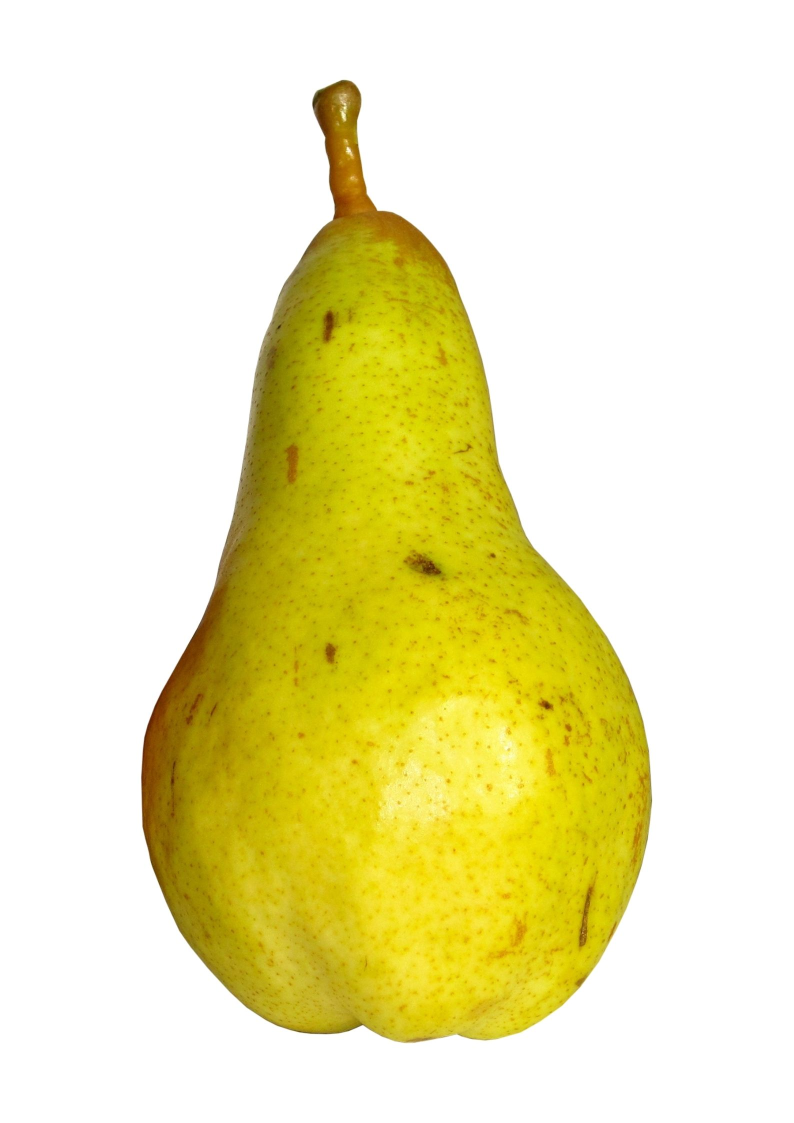
#> input picture PARTB/FLASH CARD MATERIAL/FLASH CARD/3.jpg, 1587 x 2245 px, found by its file name (shown at 1/2 size); its folder holds 4 pictures in this run
$ python OCR_.py
#> lines starting #> are read from the running program, lines starting #| are printed output that depends on the picture
import os
import cv2
folderpath = "FLASH CARD"
mylist = os.listdir(folderpath)
mylist.sort()##sorting
print(mylist)

show=cv2.imread(mylist[2],1)
#> show is the input picture: shape (2245, 1587, 3); mean B, G, R 177.4, 232, 237.6
bigger = cv2.resize(show, (600, 600))##resizimg the image
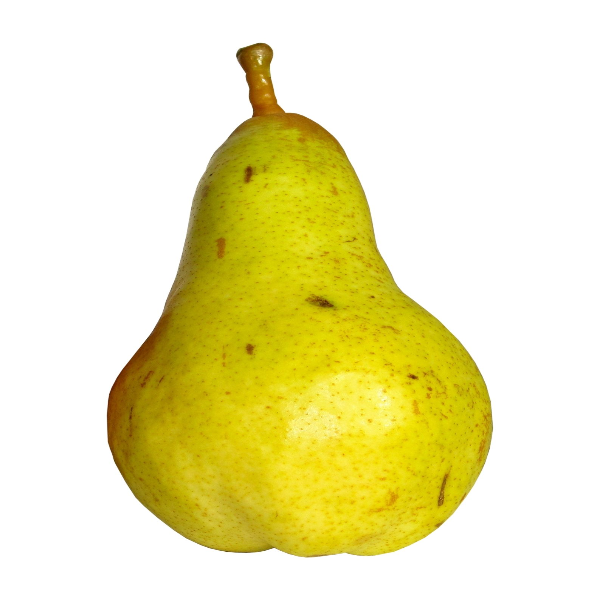
#> bigger: shape (600, 600, 3); mean B, G, R 177.4, 232, 237.6
cv2.imshow('image',bigger)
